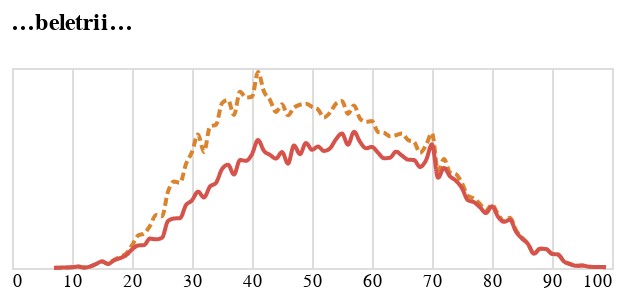

Source (notebook cell):
### Code cell
tvar2 = alt.Chart(do_grafu_prozaici.to_pandas(), width=300, height=100, title="…beletrii…").mark_line(interpolate="monotone").encode(
    alt.X('vek:Q').axis(domain=False, tickSize=0, title=None),
    alt.Y('len:Q').stack('zero').axis(None),
    alt.Color('obdobi:N', sort=['2000-2020','1800-1838'], scale=alt.Scale(range=['#D6534B', '#DB842F']), legend=None),
    alt.StrokeDash('obdobi:N', sort=['2000-2020','1800-1838'], legend=None)
)

tvar2

### Figure 1 — Vega-Lite specification as saved in the notebook (floating-point values rounded to 4 significant figures; data arrays with more than 128 entries replaced by an {"elided": "..."} marker saying what was removed)
{"config": {"title": {"font": "Noticia Text", "fontSize": 12, "anchor": "start", "lineHeight": 19, "fontWeight": "bolder", "subtitleFont": "Noticia Text", "subtitleFontSize": 10, "subtitleLineHeight": 15, "subtitlePadding": 10, "dy": -10}, "axis": {"labelFont": "Asap", "titleFont": "Asap", "fontWeight": "lighter", "titleFontWeight": "lighter", "labelFontSize": 9, "titleFontSize": 9, "labelPadding": 2, "titlePadding": 9, "domainOpacity": 0, "tickColor": "#DCDDD6"}, "legend": {"labelFont": "Asap", "labelFontWeight": "normal", "titleFont": "Asap", "titleFontWeight": "normal", "labelFontSize": 9, "titleFontSize": 9}}, "data": {"name": "data-559ef15ab0254a682584e30c4f57ff44"}, "mark": {"type": "line", "interpolate": "monotone"}, "encoding": {"color": {"field": "obdobi", "legend": null, "scale": {"range": ["#D6534B", "#DB842F"]}, "sort": ["2000-2020", "1800-1838"], "type": "nominal"}, "strokeDash": {"field": "obdobi", "legend": null, "sort": ["2000-2020", "1800-1838"], "type": "nominal"}, "x": {"axis": {"domain": false, "tickSize": 0, "title": null}, "field": "vek", "type": "quantitative"}, "y": {"axis": null, "field": "len", "stack": "zero", "type": "quantitative"}}, "height": 100, "title": "…beletrii…", "width": 300, "$schema": "https://vega.github.io/schema/vega-lite/v5.8.0.json", "datasets": {"data-559ef15ab0254a682584e30c4f57ff44": {"elided": "163 records"}}}
